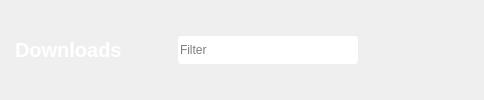
           <widget class="QWidget" name="widget_2" native="true">
            <layout class="QHBoxLayout" name="horizontalLayout_21">
             <property name="spacing">
              <number>0</number>
             </property>
             <property name="leftMargin">
              <number>0</number>
             </property>
             <property name="topMargin">
              <number>0</number>
             </property>
             <property name="rightMargin">
              <number>0</number>
             </property>
             <property name="bottomMargin">
              <number>0</number>
             </property>
             <item>
              <widget class="QLabel" name="downloads_header_label">
               <property name="sizePolicy">
                <sizepolicy hsizetype="Preferred" vsizetype="Fixed">
                 <horstretch>0</horstretch>
                 <verstretch>0</verstretch>
                </sizepolicy>
               </property>
               <property name="minimumSize">
                <size>
                 <width>0</width>
                 <height>44</height>
                </size>
               </property>
               <property name="maximumSize">
                <size>
                 <width>16777215</width>
                 <height>44</height>
                </size>
               </property>
               <property name="styleSheet">
                <string notr="true">margin: 10px;
font-size: 20px;
font-weight: bold;
color: white;</string>
               </property>
               <property name="text">
                <string>Downloads</string>
               </property>
              </widget>
             </item>
             <item>
              <spacer name="horizontalSpacer_49">
               <property name="orientation">
                <enum>Qt::Horizontal</enum>
               </property>
               <property name="sizeHint" stdset="0">
                <size>
                 <width>40</width>
                 <height>20</height>
                </size>
               </property>
              </spacer>
             </item>
             <item>
              <widget class="QLineEdit" name="downloads_filter_input">
               <property name="sizePolicy">
                <sizepolicy hsizetype="Fixed" vsizetype="Fixed">
                 <horstretch>0</horstretch>
                 <verstretch>0</verstretch>
                </sizepolicy>
               </property>
               <property name="minimumSize">
                <size>
                 <width>180</width>
                 <height>28</height>
                </size>
               </property>
               <property name="maximumSize">
                <size>
                 <width>180</width>
                 <height>28</height>
                </size>
               </property>
               <property name="styleSheet">
                <string notr="true">QLineEdit {
border-radius: 3px;
}
QLineEdit:focus, QLineEdit::hover {
background-color: #404040;
color: white;
}</string>
               </property>
               <property name="placeholderText">
                <string>Filter</string>
               </property>
               <property name="clearButtonEnabled">
                <bool>true</bool>
               </property>
              </widget>
             </item>
             <item>
              <spacer name="horizontalSpacer_64">
               <property name="orientation">
                <enum>Qt::Horizontal</enum>
               </property>
               <property name="sizeType">
                <enum>QSizePolicy::Fixed</enum>
               </property>
               <property name="sizeHint" stdset="0">
                <size>
                 <width>12</width>
                 <height>20</height>
                </size>
               </property>
              </spacer>
             </item>
             <item>
              <spacer name="horizontalSpacer_69">
               <property name="orientation">
                <enum>Qt::Horizontal</enum>
               </property>
               <property name="sizeType">
                <enum>QSizePolicy::Minimum</enum>
               </property>
               <property name="sizeHint" stdset="0">
                <size>
                 <width>6</width>
                 <height>20</height>
                </size>
               </property>
              </spacer>
             </item>
             <item>
              <widget class="CircleButton" name="start_download_button">
               <property name="enabled">
                <bool>false</bool>
               </property>
               <property name="minimumSize">
                <size>
                 <width>28</width>
                 <height>28</height>
                </size>
               </property>
               <property name="maximumSize">
                <size>
                 <width>28</width>
                 <height>28</height>
                </size>
               </property>
               <property name="cursor">
                <cursorShape>PointingHandCursor</cursorShape>
               </property>
               <property name="styleSheet">
                <string notr="true">border-radius: 14px;
padding-left: 2px;</string>
               </property>
               <property name="text">
                <string/>
               </property>
               <property name="icon">
                <iconset>
                 <normaloff>../images/play.png</normaloff>../images/play.png</iconset>
               </property>
               <property name="iconSize">
                <size>
                 <width>14</width>
                 <height>14</height>
                </size>
               </property>
              </widget>
             </item>
             <item>
              <spacer name="horizontalSpacer_41">
               <property name="orientation">
                <enum>Qt::Horizontal</enum>
               </property>
               <property name="sizeType">
                <enum>QSizePolicy::Fixed</enum>
               </property>
               <property name="sizeHint" stdset="0">
                <size>
                 <width>6</width>
                 <height>20</height>
                </size>
               </property>
              </spacer>
             </item>
             <item>
              <widget class="CircleButton" name="stop_download_button">
               <property name="enabled">
                <bool>false</bool>
               </property>
               <property name="minimumSize">
                <size>
                 <width>28</width>
                 <height>28</height>
                </size>
               </property>
               <property name="maximumSize">
                <size>
                 <width>28</width>
                 <height>28</height>
                </size>
               </property>
               <property name="cursor">
                <cursorShape>PointingHandCursor</cursorShape>
               </property>
               <property name="styleSheet">
                <string notr="true">border-radius: 14px;</string>
               </property>
               <property name="text">
                <string/>
               </property>
               <property name="icon">
                <iconset>
                 <normaloff>../images/stop.png</normaloff>../images/stop.png</iconset>
               </property>
               <property name="iconSize">
                <size>
                 <width>12</width>
                 <height>12</height>
                </size>
               </property>
              </widget>
             </item>
             <item>
              <spacer name="horizontalSpacer_40">
               <property name="orientation">
                <enum>Qt::Horizontal</enum>
               </property>
               <property name="sizeType">
                <enum>QSizePolicy::Fixed</enum>
               </property>
               <property name="sizeHint" stdset="0">
                <size>
                 <width>6</width>
                 <height>20</height>
                </size>
               </property>
              </spacer>
             </item>
             <item>
              <widget class="CircleButton" name="remove_download_button">
               <property name="enabled">
                <bool>false</bool>
               </property>
               <property name="minimumSize">
                <size>
                 <width>28</width>
                 <height>28</height>
                </size>
               </property>
               <property name="maximumSize">
                <size>
                 <width>28</width>
                 <height>28</height>
                </size>
               </property>
               <property name="cursor">
                <cursorShape>PointingHandCursor</cursorShape>
               </property>
               <property name="styleSheet">
                <string notr="true">border-radius: 14px;</string>
               </property>
               <property name="text">
                <string/>
               </property>
               <property name="icon">
                <iconset>
                 <normaloff>../images/delete.png</normaloff>../images/delete.png</iconset>
               </property>
               <property name="iconSize">
                <size>
                 <width>12</width>
                 <height>12</height>
                </size>
               </property>
              </widget>
             </item>
             <item>
              <spacer name="horizontalSpacer_39">
               <property name="orientation">
                <enum>Qt::Horizontal</enum>
               </property>
               <property name="sizeType">
                <enum>QSizePolicy::Fixed</enum>
               </property>
               <property name="sizeHint" stdset="0">
                <size>
                 <width>12</width>
                 <height>20</height>
                </size>
               </property>
              </spacer>
             </item>
            </layout>
           </widget>
